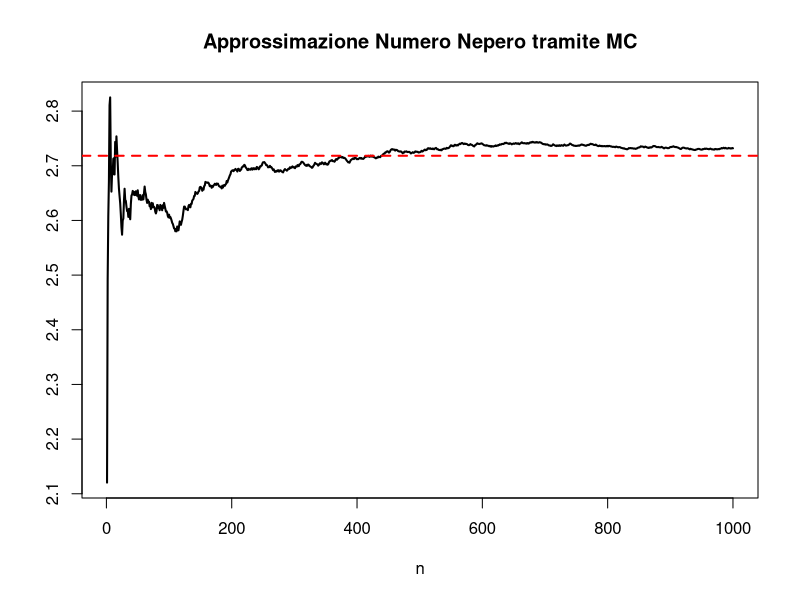
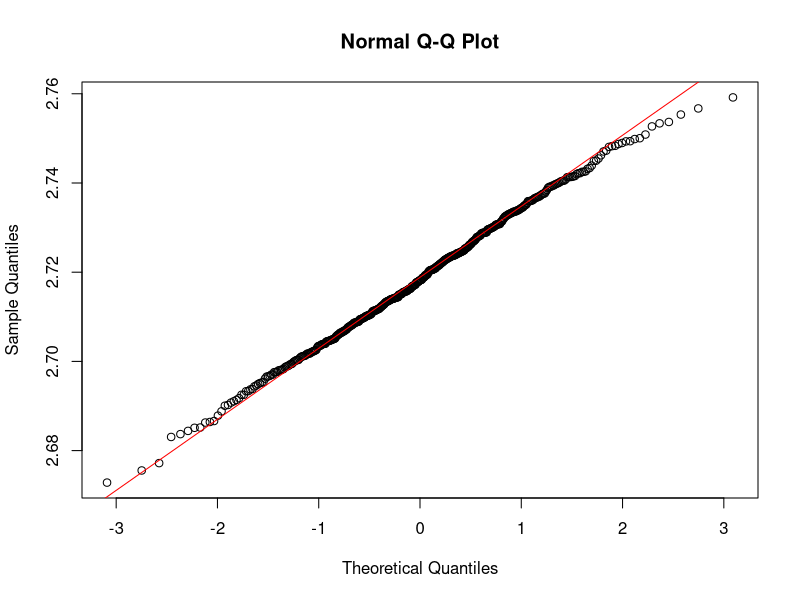
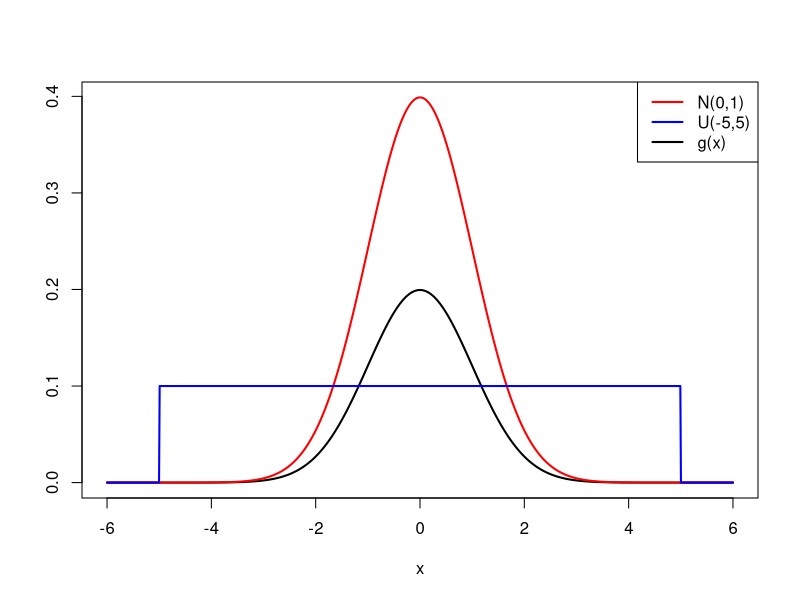
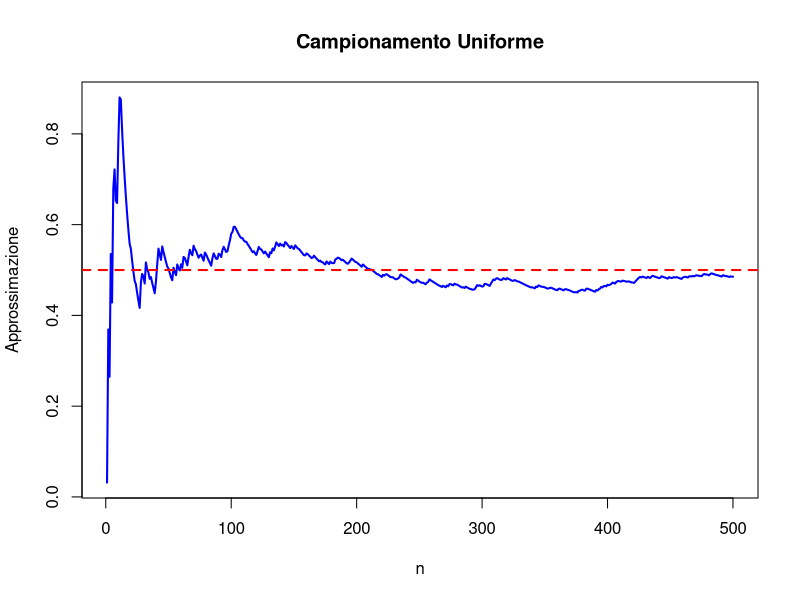
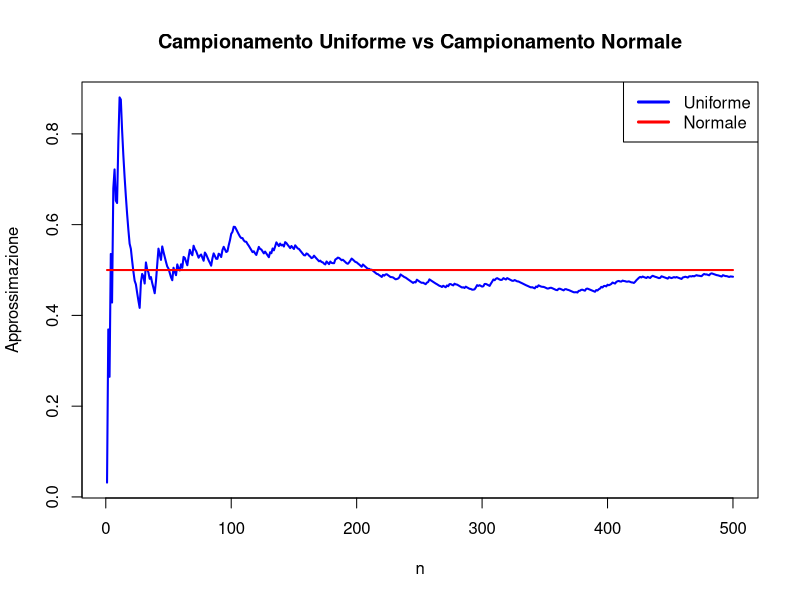
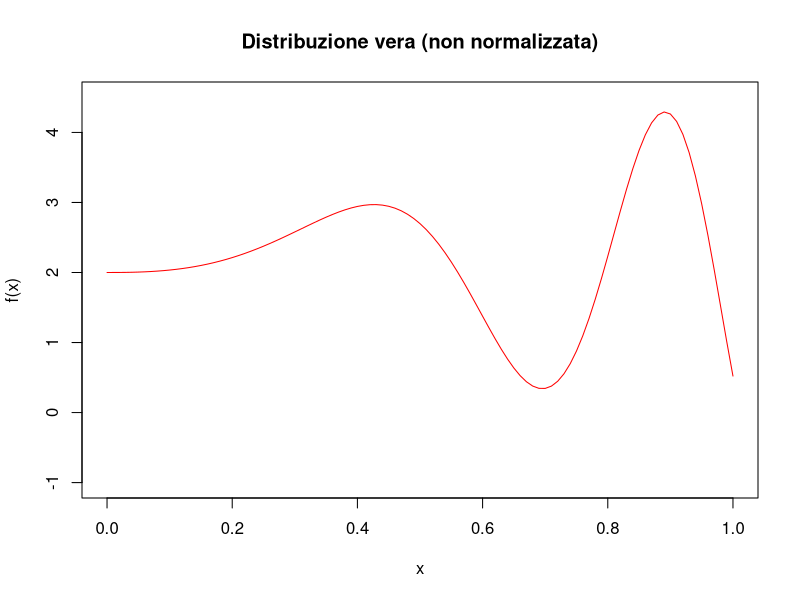
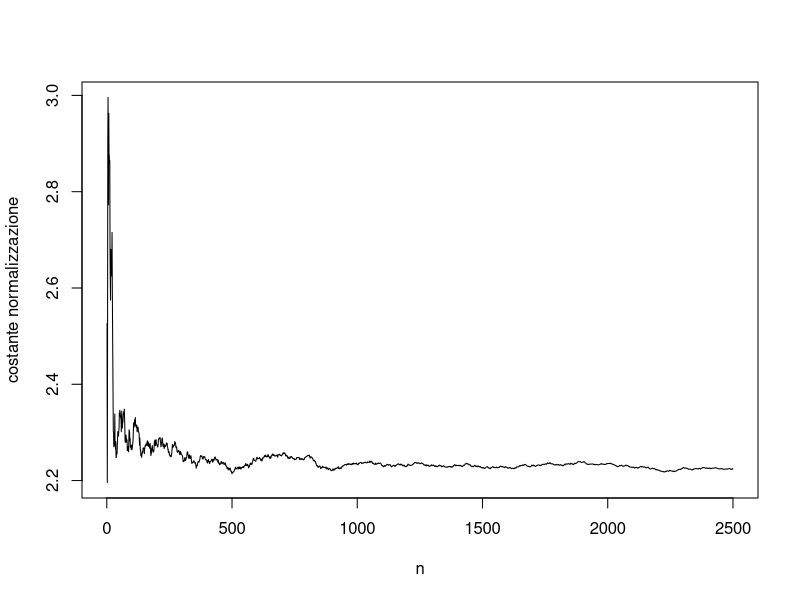
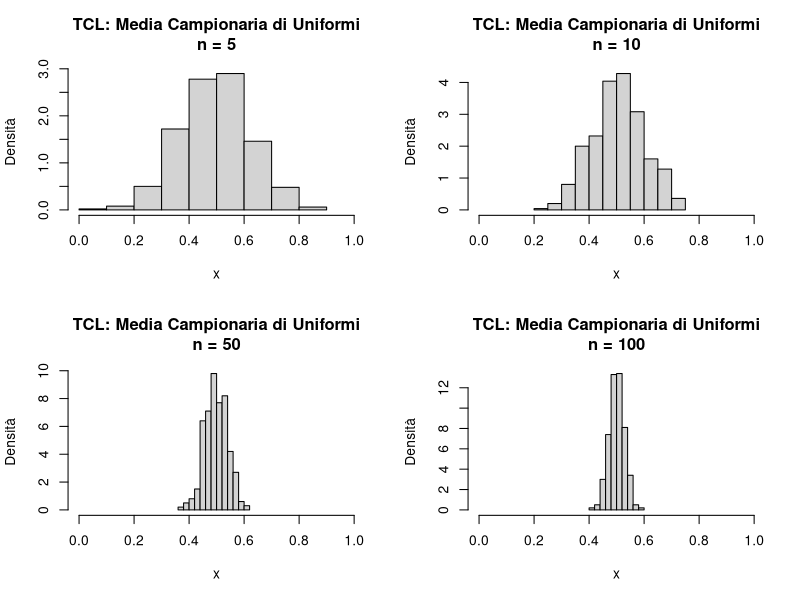

Write R code to recreate these figures, in order.
## ---- chunk 1
knitr::opts_chunk$set(echo = TRUE)
## ---- chunk 2
g = function(x){
  return(exp(x) + 1.)
}

n = 1000
set.seed(1234)
x_unif = runif(n) # vettore
 
e_MC = sum(g(x_unif))/n #scalare

# errore assoluto
abs(e_MC - exp(1))
## ---- chunk 3
e_MC = cumsum(g(x_unif))/1:n #vettore

plot(1:n, e_MC, type="l", lwd=2, ylab="", xlab="n",
     main="Approssimazione Numero Nepero tramite MC")
abline(h=exp(1), col="red", lty=2, lwd=2)
## ---- chunk 4
n = 1000
M = 500
e_MC = vector(mode="numeric",length=M)

for(i in 1:M){
    x_unif = runif(n)
    e_MC[i] = sum(g(x_unif))/n
}
## ---- chunk 5
qqnorm(e_MC)
qqline(e_MC, col="red")
## ---- chunk 6
g = function(x){
   return(1/2 * dnorm(x) )
 }

set.seed(314159)
x = seq(-6,6,length.out=1000)
plot(x,g(x), type="l", lwd=2, main="", xlab="x", ylab="", 
     ylim=c(0, max( max(g(x)),dnorm(x)) ))
lines(x,dnorm(x), col="red", lwd=2)
lines(x, dunif(x,-5,5), col="blue", lwd=2)
legend("topright", legend=c("N(0,1)", "U(-5,5)","g(x)"),
       lty=1, lwd=2, col=c("red","blue","black"))
## ---- chunk 7
n = 500
x_unif = runif(n,-5,5)
I_unif = 10*sum(g(x_unif))/n #scalare
I_unif
## ---- chunk 8
I_unif = 10 * cumsum(g(x_unif))/1:n #vettore
plot(1:n,I_unif, type="l", lwd=2, col="blue",
     xlab="n", ylab="Approssimazione",
     main="Campionamento Uniforme")
abline(h=0.5, lty=2, col="red",lwd=2)
## ---- chunk 9
x_norm = rnorm(n)
I_norm = (cumsum(g(x_norm)/dnorm(x_norm)))/1:n #vettore 
range(I_norm) # I_norm contiene SOLO 0.5 per ogni valore di n

# Confronto
plot(1:n,I_unif, type="l", lwd=2, col="blue",
     xlab="n", ylab="Approssimazione",
     main="Campionamento Uniforme vs Campionamento Normale")
points(1:n, I_norm, type="l", lwd=2, col="red")
legend("topright", c("Uniforme","Normale"), lty=1, lwd=3,col=c("blue","red"))
## ---- chunk 10
f<-function(x){
  return(2 + sin(10*x^2)*exp(x)*sqrt(x))
}

x = seq(0,1,by=0.01)
plot(x, f(x), xlab='x', ylab='f(x)', 
     main='Distribuzione vera (non normalizzata)', type='l', col='red',
     ylim=c(-1,4.5))

## ---- chunk 11
set.seed(123) #riproducibilità
n.max = 2500
n = seq(1,n.max,by=1)
x_unif = runif(n.max)
f_unif = f(x_unif)
I_unif = cumsum(f_unif)/n
plot(n, I_unif, type='l', ylab="costante normalizzazione", xlab='n')

## ---- chunk 12
set.seed(0)
n = c(5,10,50,100)
N = 500          # Ripeto campionamento N volte per generare osservazioni della media campionaria
mean_ = matrix(0, nrow=N,ncol=length(n))

for(j in 1:length(n)){
  for(i in 1:N){
    x_unif = runif(n[j])
    mean_[i,j] = mean(x_unif) #oppure: sum(x_unif)/n[j] 
  }
}

## ---- chunk 13
mu = 1/2    # (a+b)/2
var = 1/12  # (b-a)^2 / 12
x_ = seq(from=0,to=1, length.out=1000)

par(mfrow=c(2,2))
for(i in 1:length(n)){
  hist(mean_[,i], probability = T,
       xlim = c(0,1),
       xlab="x", ylab="Densità",
       main=paste('TCL: Media Campionaria di Uniformi\n','n = ', n[i],sep=""))
}

# facoltativo
par(mfrow=c(2,2))
for(i in 1:length(n)){
  density = dnorm(x_, mean=mu, sd=sqrt(var)/sqrt(n[i]))
  hist(mean_[,i], probability = T,
       xlim = c(0,1),
       ylim = c( 0, max(max(density),max(hist(mean_[,i],plot=F)$density))),
       xlab="x", ylab="Densità",
       main=paste('TCL: Media Campionaria di Uniformi\n','n = ', n[i],sep=""))
  lines(x_, density,
        col="red", lwd=2)
}
## ---- chunk 14
par(mfrow=c(2,2))
for(i in 1:length(n)){
  qqnorm(mean_[,i],  
         main = paste('TCL: Media Campionaria di Uniformi\n','n = ', n[i],sep=""))
  qqline(mean_[,i], lwd = 2, col = 'red' )
}
